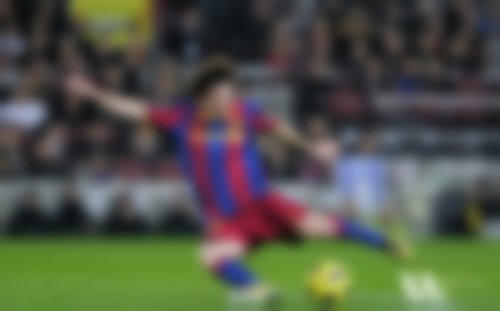
#> input picture opencv training/messi5.jpg, 500 x 311 px
$ python 32GeometricTransforms.py
#> lines starting #> are read from the running program, lines starting #| are printed output that depends on the picture
import numpy as np
import cv2 as cv
img = cv.imread('messi5.jpg',0)
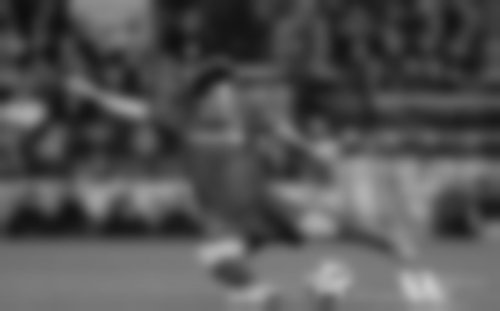
#> img: shape (311, 500); min 14, max 200, mean 83.2
rows,cols = img.shape
#> rows = 311; cols = 500
M = np.float32([[1,0,100],[0,1,50]])
dst = cv.warpAffine(img,M,(cols,rows))
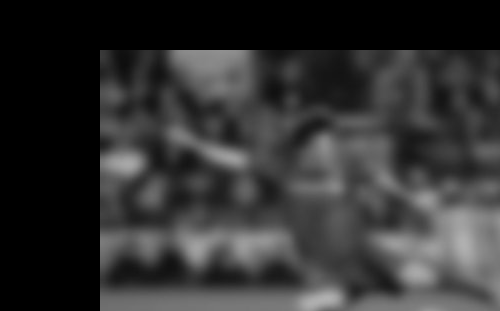
#> dst: shape (311, 500); min 0, max 177, mean 50.5
cv.imshow('img',dst)
cv.waitKey(0)
cv.destroyAllWindows()

'''just take the messi picture and slides it down and to the right a bit'''

$ run again, with opencv training/blox.jpg copied over opencv training/messi5.jpg
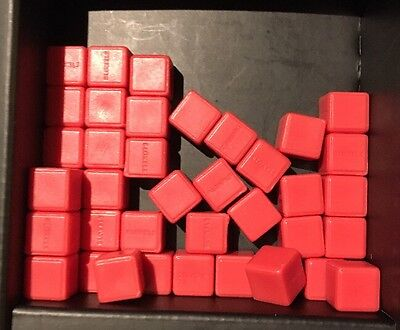
#> input picture opencv training/blox.jpg, 400 x 330 px
#> `img = cv.imread('messi5.jpg',0)`:
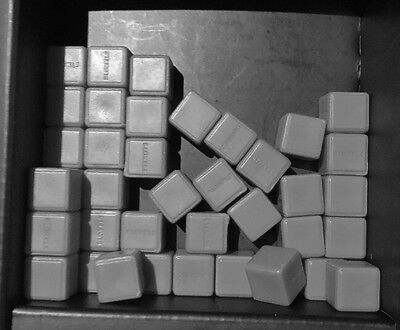
#> img: shape (330, 400); min 0, max 255, mean 92.1
#> `dst = cv.warpAffine(img,M,(cols,rows))`:
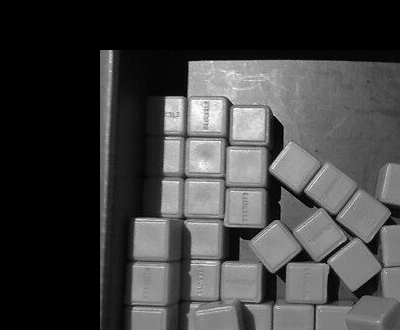
#> dst: shape (330, 400); min 0, max 255, mean 64.8
